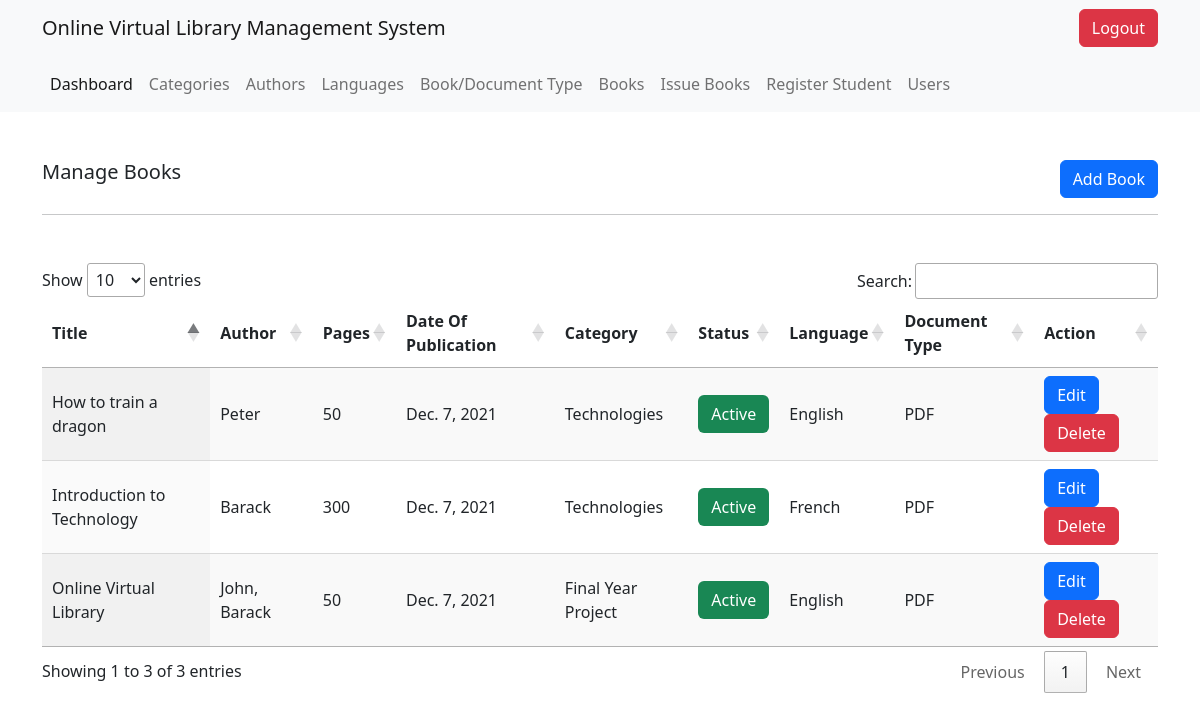
The app's page /books/ (signed in) with its own data.
### v_library/models.py (models this page shows, shortened)
class Book(models.Model):
    STATUS = (
        ("Active", "Active"),
        ('InActive', "InActive")
    )
    title = models.CharField(max_length=200)
    pages = models.IntegerField()
    date_of_publication = models.DateField()
    description = models.CharField(max_length=200)
    status = models.CharField(max_length=300, choices=STATUS, default="Active")
    category = models.ForeignKey(Category, on_delete=models.SET_NULL, null=True)
    language = models.ForeignKey(Language, on_delete=models.SET_NULL, null=True)
    doc_type = models.ForeignKey(BookDocumentType, on_delete=models.SET_NULL, null=True)
    authors = models.ManyToManyField(Author)

class Author(models.Model):
    firstname = models.CharField(max_length=300)
    lastname = models.CharField(max_length=200)
    date_created = models.DateTimeField(auto_now_add=True)
    def __str__(self) -> str:
        return self.firstname

class Category(models.Model):
    STATUS = (
        ("Active", "Active"),
        ('InActive', "InActive")
    )
    name = models.CharField(max_length=300)
    status = models.CharField(max_length=300, choices=STATUS)
    date_created = models.DateTimeField(auto_now_add=True)

class Language(models.Model):
    language = models.CharField(max_length=300)

class BookDocumentType(models.Model):
    doc_type = models.CharField(max_length=300)

### v_library/decorators.py (the view)
        def wrapper_func(request, *args, **kwargs):
            user = None
            if request.user.is_staff:
                user = 'staff'
            else :
                user = 'student'
            print(user)
            if user in allowed_roles:
                return view_func(request,*args, **kwargs)
            else:
                return HttpResponse('Access restricted')

### v_library/views.py (called while the page is built)
@login_required
@allowed_users(allowed_roles = ['staff'])
def books(request):
    books = Book.objects.all()
    context = {
        'books': books
    }
    return render(request, 'v_library/books.html', context)

### v_library/templates/v_library/books.html
{% extends 'v_library/root.html' %}
{% block content %}
<div class="container">
    <div class="d-flex justify-content-between mt-5">
        <h5 class="">Manage Books</h5>
        <a href="{% url 'add_book' %}" class="btn btn-primary inline-block">Add Book</a>
    </div>
    <hr>
</div>
<div class="container mt-5">
    <table class="table_id display" >
        <thead>
            <tr>
                <th>Title</th>
                <th>Author</th>
                <th>Pages</th>
                <th>Date Of Publication</th>
                <th>Category</th>
                <th>Status</th>
                <th>Language</th>
                <th>Document Type</th>
                <th>Action</th>
            </tr>
        </thead>
        <tbody>
            {% for book in books %}
            <tr>
                <td>{{book.title}}</td>
                <td>{{book.authors.all|join:", "}}</td>
                <td>{{book.pages}}</td>
                <td>{{book.date_of_publication}}</td>
                <td>{{book.category.name}}</td>
                <td>
                    {% if book.status == 'Active' %}
                        <span class="btn bg-success text-white" >{{book.status}}</span>
                    {% else %}
                        <span class="btn bg-danger text-white" >{{book.status}}</span>
                    {% endif %}
                </td>
                <td>{{book.language.language}}</td>
                <td>{{book.doc_type.doc_type}}</td>
                <td>
                    <a href="{% url 'edit_book' book.id %}" class="btn btn-primary">Edit</a>
                    <a href="{% url 'delete_book' book.id %}" class="btn btn-danger">Delete</a>
                </td>
            </tr>
            {% endfor %}
        </tbody>
    </table>
</div>
{% endblock %}

### records on screen
Book: title "How to train a dragon", authors.all "Peter", pages "50", date_of_publication "Dec. 7, 2021", category.name "Technologies", status "Active", language.language "English", doc_type.doc_type "PDF"
Book: title "Introduction to Technology", authors.all "Barack", pages "300", date_of_publication "Dec. 7, 2021", category.name "Technologies", status "Active", language.language "French", doc_type.doc_type "PDF"
Book: title "Online Virtual Library", authors.all "John, Barack", pages "50", date_of_publication "Dec. 7, 2021", category.name "Final Year Project", status "Active", language.language "English", doc_type.doc_type "PDF"
